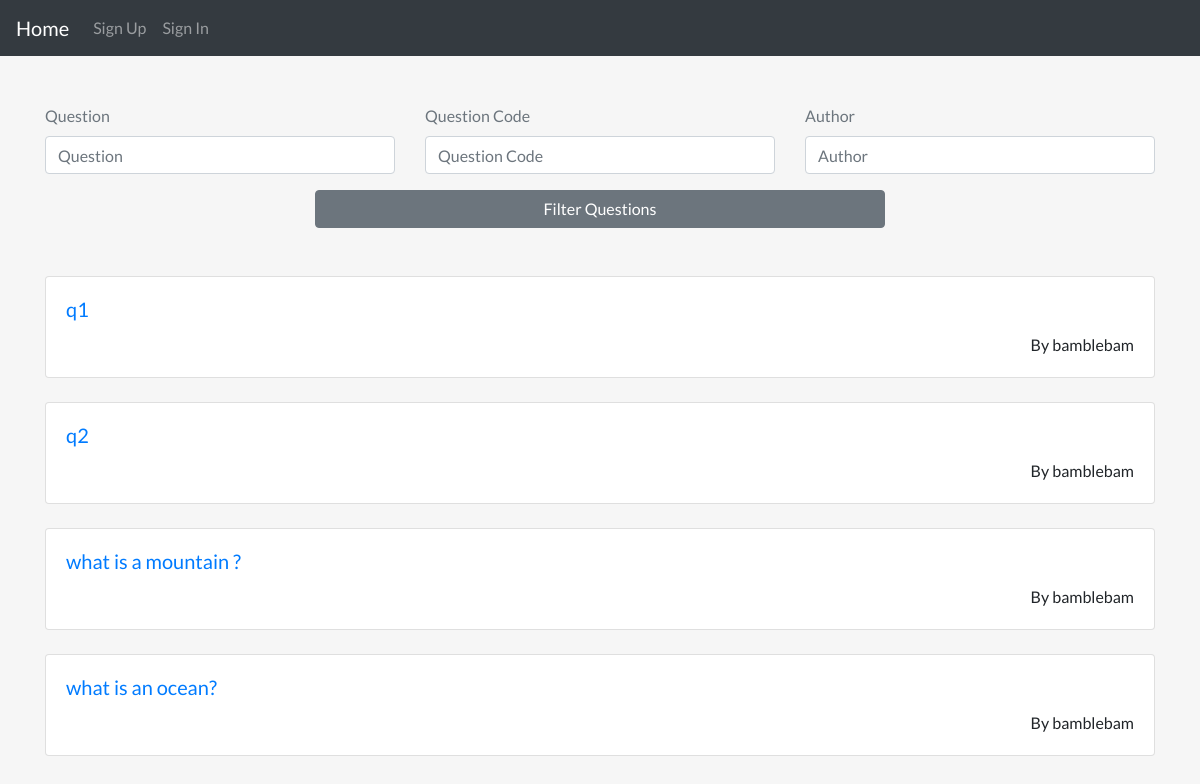
The page /quiz/ on the database as committed earlier.
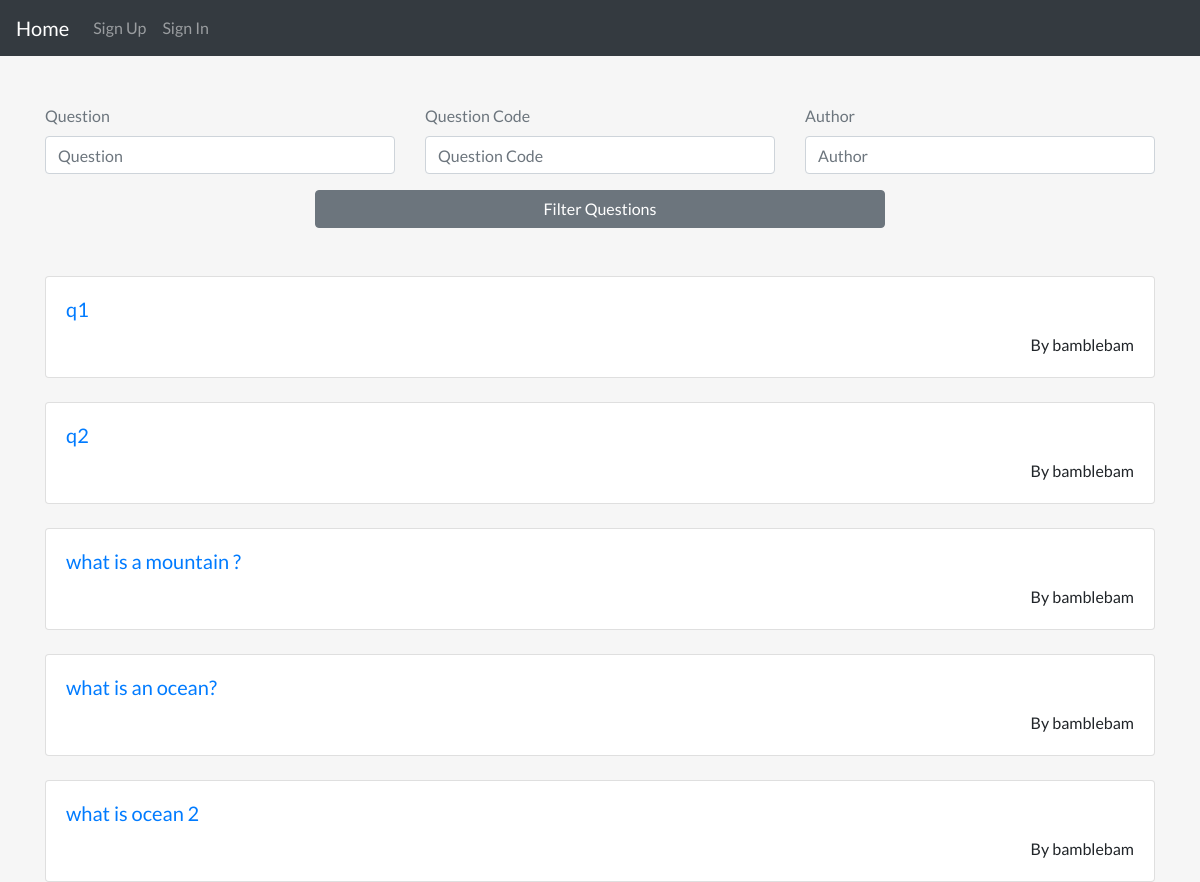
The same page on the database as committed later.
### quiz/models.py (models this page shows, shortened)
class Question(models.Model):
    author = models.ForeignKey(User, on_delete=models.CASCADE)
    title = models.CharField(max_length=200)
    model_answer = models.TextField(null=True)
    question_code = models.CharField(max_length=200, default=uuid4().hex[:6])
    slug = models.SlugField(max_length=255, null=True)
    date_added = models.DateTimeField(auto_now_add=True, null=True, blank=True)

### user_auth/models.py (models this page shows, shortened)
class User(AbstractUser):
    first_name = models.CharField(max_length=200, null=True, blank=True)
    last_name = models.CharField(max_length=200, null=True, blank=True)
    username = models.CharField(max_length=200, unique=True)
    email = models.CharField(max_length=200, unique=True)
    slug = models.SlugField()
    is_teacher = models.BooleanField(default=False)

### quiz/views.py (the view)
# urls.py: path("", views.QuestionListView.as_view(), name='quiz-home'),
class QuestionListView(FilterView):
    model = Question
    paginate_by = 10
    template_name = "quiz/question_home.html"
    filterset_class = QuestionFilter
    def get_context_data(self, **kwargs):
        context = super().get_context_data(**kwargs)
        request_copy = self.request.GET.copy()
        params = request_copy.pop('page', True) and request_copy.urlencode()
        context['params'] = params
        return context

### quiz/templates/quiz/question_home.html (shortened to what this page needs)
{% extends 'layouts/normal_page.html' %}
{% load widget_tweaks %}
{% block content %}
<div class="container">
  <form action="" class="row my-5">
    <div class="form-group input-field col-lg-4">
      {{filter.form.title__icontains|add_class:"form-control"|attr:"placeholder:Question"|attr:"placeholder:Question"}}
      <label for="">Question</label>
    </div>
    <div class="form-group input-field col-lg-4">
      {{filter.form.question_code|add_class:"form-control"|attr:"placeholder:Question Code"}}
      <label for="">Question Code</label>
    </div>
    <div class="form-group input-field col-lg-4">
      {{filter.form.author|add_class:"form-control"|attr:"placeholder:Author"}}
      <label for="">Author</label>
    </div>
    <div class="w-100 d-flex justify-content-center">
      <button type="submit" class="btn btn-secondary w-50">Filter Questions</button>
    </div>
  </form>
</div>
<div class="container">
  {% for question in object_list %}
  <div class="card my-4 ques-card">
    <div class="card-body">
      <h5 class="card-title"><a href="{% url 'question' question.slug %}">{{question.title}}</a></h5>
      <p class="card-text text-right">By {{question.author}}</p>
    </div>
  </div>
  {% endfor %}
</div>
{% endblock %}

Rows that differ between the two databases and show on the page:
added Question: title "what is ocean 2", author "bamblebam"
